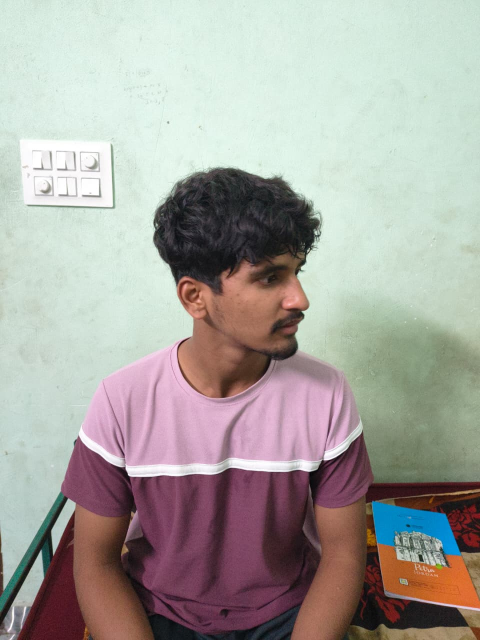
#> input picture backend/data/known_faces/farmer_Basava/farmer_Basava_1.jpg, 960 x 1280 px (shown at 1/2 size)
$ python test_lbph_model.py
#> lines starting #> are read from the running program, lines starting #| are printed output that depends on the picture; after the words box and inside, x2 and y2 are one past the last pixel; in counts of white or black regions, pixels touching at a corner belong together
"""
LBPH Face Recognition Model Tester
Interactive testing with webcam or test images
"""

import cv2
import numpy as np
import os
from pathlib import Path
import pickle
import sys

class LBPHModelTester:
    def __init__(self):
        # Initialize LBPH recognizer with same parameters as training
        # NOTE: threshold parameter is NOT used for recognition decision
        # It's the max distance - we check confidence manually instead
        self.face_recognizer = cv2.face.LBPHFaceRecognizer_create(
            radius=2,
            neighbors=16,
            grid_x=8,
            grid_y=8
        )

        # Initialize Haar Cascade for face detection
        cascade_path = cv2.data.haarcascades + 'haarcascade_frontalface_default.xml'
        self.face_cascade = cv2.CascadeClassifier(cascade_path)

        self.training_data = []
        self.labels = []
        self.label_map = {}
        self.name_map = {}
        self.is_trained = False

    def load_and_train(self, known_faces_dir='data/known_faces'):
        """Load training data and train the model in memory"""
#> called with known_faces_dir = 'data/known_faces'
        print("\n" + "="*70)
        print("LOADING AND TRAINING LBPH MODEL")
        print("="*70)

        known_faces_path = Path(known_faces_dir)
        if not known_faces_path.exists():
            print(f"[ERROR] Training directory not found: {known_faces_dir}")
            return False

        # Load training images
        current_label = 0
        person_dirs = [d for d in known_faces_path.iterdir() if d.is_dir()]

        for person_dir in person_dirs:
            person_name = person_dir.name
            print(f"\nLoading: {person_name}")

            image_files = list(person_dir.glob('*.jpg')) + list(person_dir.glob('*.png'))
            faces_loaded = 0

            for img_path in image_files:
                img = cv2.imread(str(img_path))
#> img is the input picture: shape (1280, 960, 3); mean B, G, R 159.8, 165.2, 168.3
                if img is None:
                    continue

                gray = cv2.cvtColor(img, cv2.COLOR_BGR2GRAY)
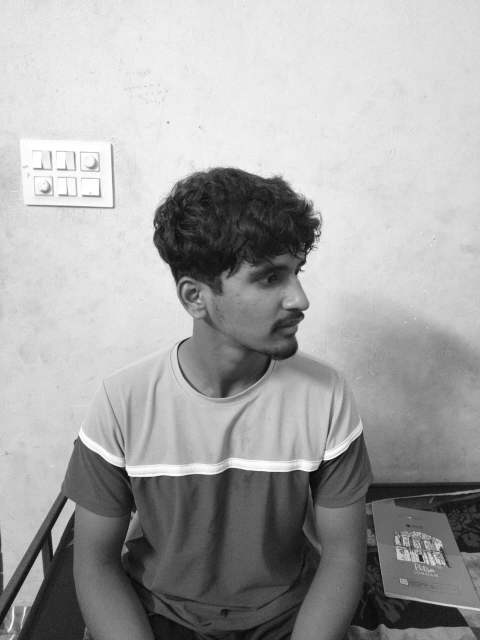
#> gray: shape (1280, 960) (shown at 1/2 size); min 1, max 255, mean 165.6
                faces = self.face_cascade.detectMultiScale(
                    gray, scaleFactor=1.1, minNeighbors=5, minSize=(30, 30)
                )
#> faces = ()

                if len(faces) > 0:
                    x, y, w, h = faces[0]
                    face_roi = gray[y:y+h, x:x+w]
                    face_resized = cv2.resize(face_roi, (100, 100))

                    self.training_data.append(face_resized)
                    self.labels.append(current_label)
                    faces_loaded += 1

            if faces_loaded > 0:
                self.label_map[current_label] = person_name
                self.name_map[person_name] = current_label
                print(f"  [OK] {faces_loaded} images")
                current_label += 1

        if len(self.training_data) == 0:
            print("\n[ERROR] No training data loaded!")
            return False

        # Train the model
        print(f"\nTraining model with {len(self.training_data)} face images...")
        self.face_recognizer.train(self.training_data, np.array(self.labels))
        self.is_trained = True

        print("[OK] Model trained successfully!")
        print("\nAuthorized Personnel:")
        for label, name in self.label_map.items():
            count = self.labels.count(label)
            print(f"  {count:2d} images - {name}")
#> this loop made 1 pass
#> (label, name) on pass 1: (0, 'farmer_Basava')
#> the answer given: 1

        return True

    def get_recognition_status(self, confidence):
        """Determine recognition status based on confidence threshold"""
        # LBPH confidence: Lower = Better match
        # Adjusted thresholds for live testing (more lenient)
        if confidence <= 80:
            return "AUTHORIZED", (0, 255, 0)  # Green
        elif confidence <= 100:
            return "UNCERTAIN", (0, 165, 255)  # Orange
        else:
            return "INTRUDER", (0, 0, 255)  # Red

    def test_with_webcam(self):
        """Test model with live webcam feed"""
        if not self.is_trained:
            print("[ERROR] Model not trained!")
            return

        print("\n" + "="*70)
        print("WEBCAM TEST MODE")
        print("="*70)
        print("\nInstructions:")
        print("  - Position your face in front of the camera")
        print("  - Press 'q' to quit")
        print("  - Press 's' to save screenshot")
        print("\nStarting webcam...")

        cap = cv2.VideoCapture(0)

        if not cap.isOpened():
            print("[ERROR] Could not open webcam!")
            return

        screenshot_count = 0

        while True:
            ret, frame = cap.read()
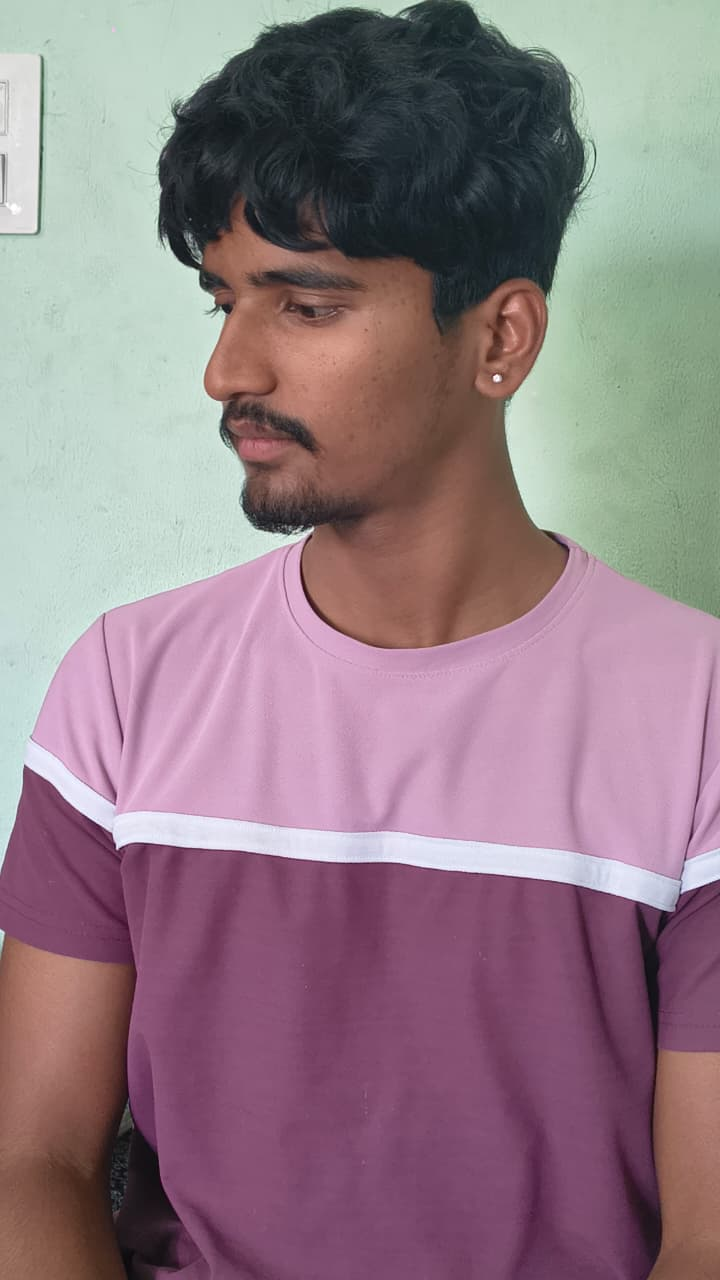
#> input picture backend/data/known_faces/farmer_Basava/farmer_Basava_12.jpg, 720 x 1280 px, given in place of the camera
#> frame is the input picture: shape (1280, 720, 3); mean B, G, R 132.8, 124.5, 145.8
            if not ret:
                print("[ERROR] Failed to grab frame")
                break

            # Convert to grayscale for face detection
            gray = cv2.cvtColor(frame, cv2.COLOR_BGR2GRAY)
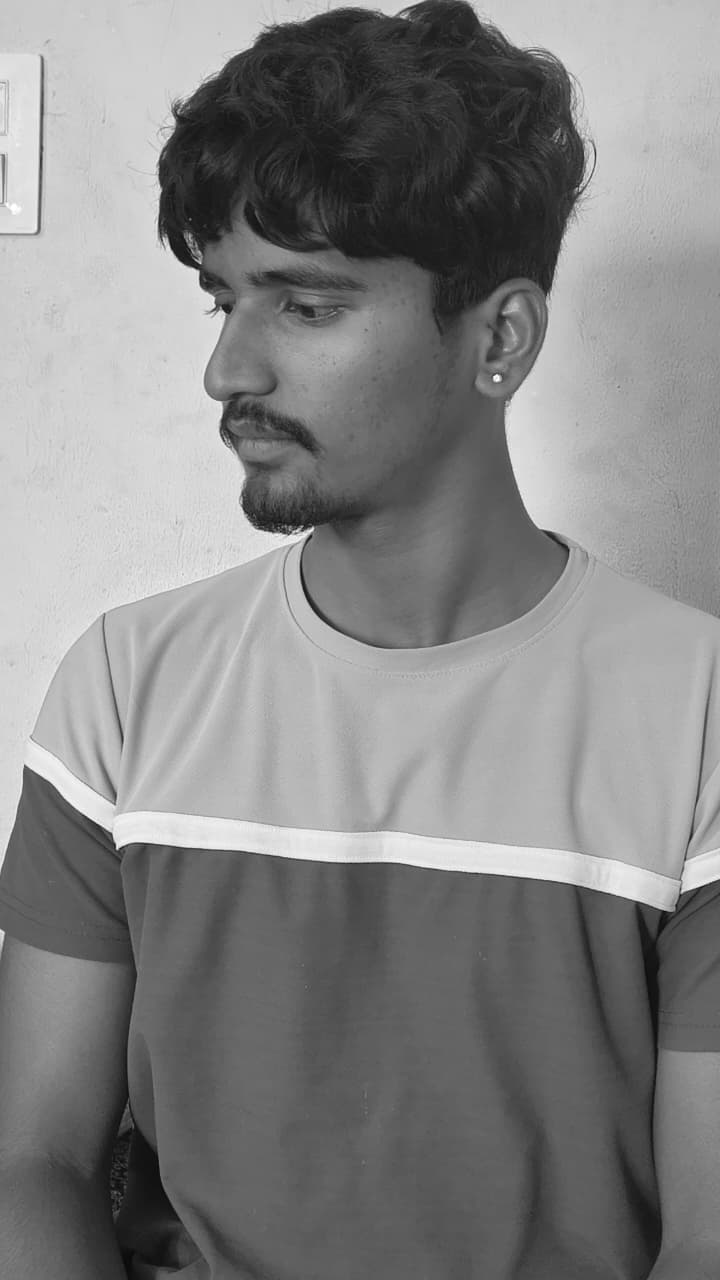
#> gray: shape (1280, 720); min 8, max 255, mean 131.9

            # Detect faces
            faces = self.face_cascade.detectMultiScale(
                gray,
                scaleFactor=1.1,
                minNeighbors=5,
                minSize=(30, 30)
            )
#> faces = [[94, 165, 333, 333]]

            # Process each detected face
            for (x, y, w, h) in faces:
                # Extract face ROI
                face_roi = gray[y:y+h, x:x+w]
                face_resized = cv2.resize(face_roi, (100, 100))

                # Recognize face
                label, confidence = self.face_recognizer.predict(face_resized)

                # Get status and color
                status, color = self.get_recognition_status(confidence)

                # Get person name
                if confidence <= 100:
                    person_name = self.label_map.get(label, "Unknown")
                else:
                    person_name = "Unknown"

                # Draw rectangle around face
                cv2.rectangle(frame, (x, y), (x+w, y+h), color, 2)

                # Prepare text
                if status == "AUTHORIZED":
                    text = f"{status}: {person_name}"
                    conf_text = f"Confidence: {confidence:.1f}"
                elif status == "UNCERTAIN":
                    text = f"{status}: {person_name}?"
                    conf_text = f"Confidence: {confidence:.1f}"
                else:
                    text = f"{status}: {person_name}"
                    conf_text = f"Confidence: {confidence:.1f}"

                # Draw text background
                text_size = cv2.getTextSize(text, cv2.FONT_HERSHEY_SIMPLEX, 0.6, 2)[0]
                cv2.rectangle(frame, (x, y-35), (x+text_size[0]+10, y), color, -1)

                # Draw text
                cv2.putText(frame, text, (x+5, y-20),
                           cv2.FONT_HERSHEY_SIMPLEX, 0.6, (255, 255, 255), 2)
                cv2.putText(frame, conf_text, (x+5, y-5),
                           cv2.FONT_HERSHEY_SIMPLEX, 0.5, (255, 255, 255), 1)
#> this loop made 1 pass
#> (x, y, w, h, label, confidence, status, color) on pass 1: (94, 165, 333, 333, 0, 0, 'AUTHORIZED', (0, 255, 0))
#> pass 1, in test_with_webcam, `face_roi = gray[y:y+h, x:x+w]`:
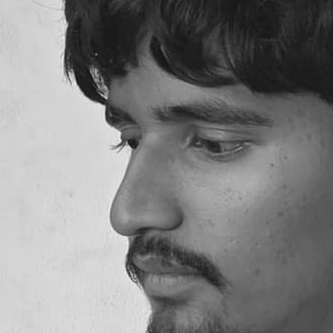
#> face_roi: shape (333, 333); min 11, max 241, mean 127.6
#> after the loop:
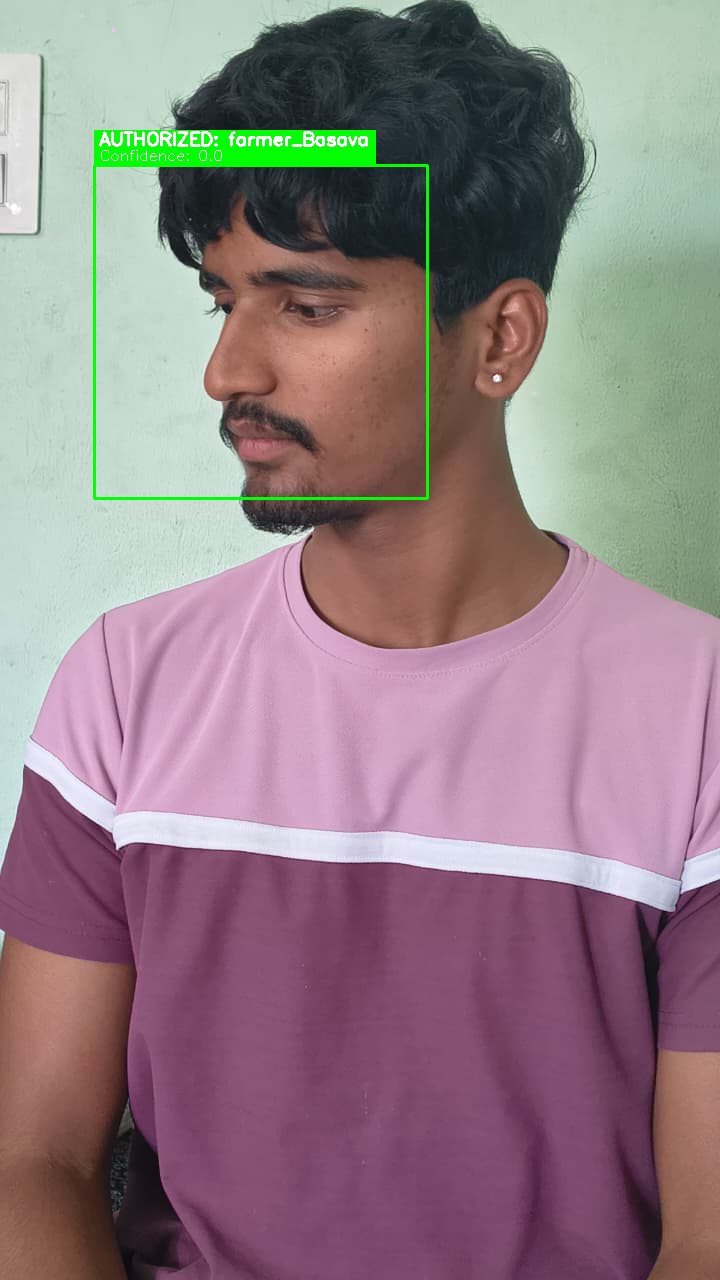
#> frame: shape (1280, 720, 3); 1.47% of pixels changed, all inside (x1, y1, x2, y2) = (93, 130, 429, 500)

            # Display info overlay
            info_text = f"Faces: {len(faces)} | Press 'q' to quit, 's' to screenshot"
            cv2.putText(frame, info_text, (10, 30),
                       cv2.FONT_HERSHEY_SIMPLEX, 0.7, (255, 255, 255), 2)
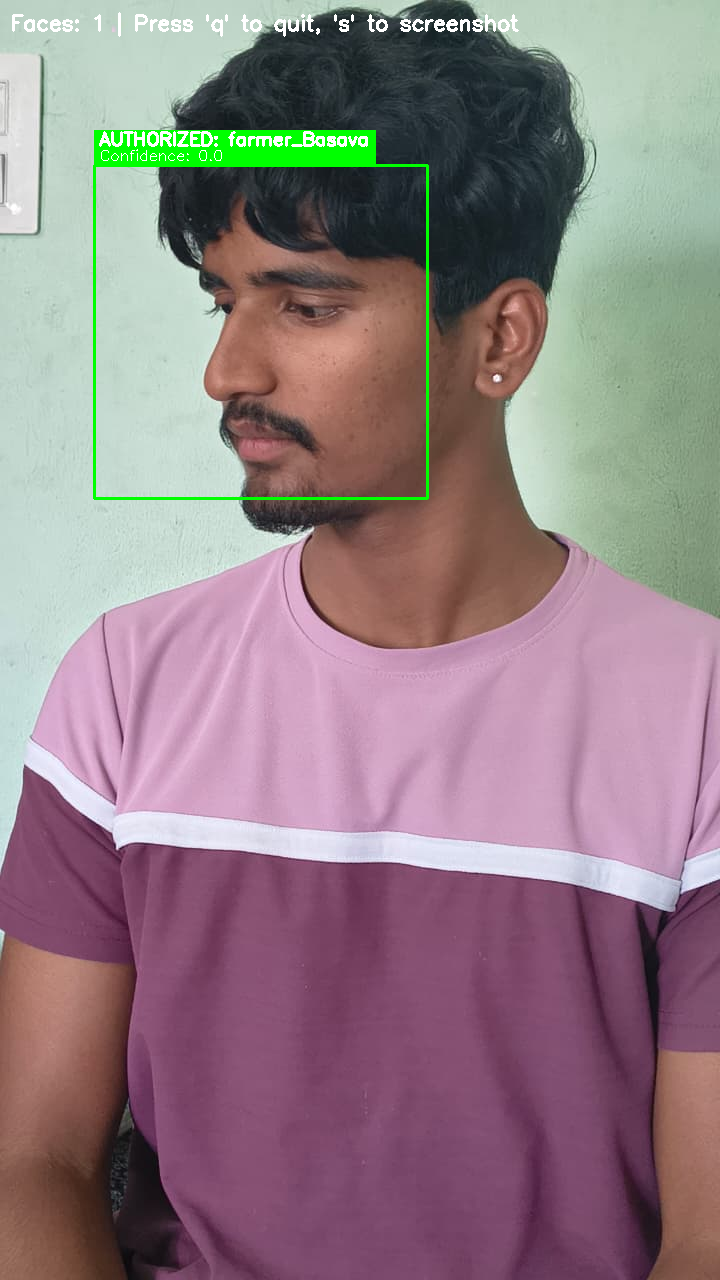
#> frame: shape (1280, 720, 3); 0.31% of pixels changed, all inside (x1, y1, x2, y2) = (12, 12, 519, 37)

            # Show frame
            cv2.imshow('LBPH Face Recognition Test', frame)

            # Handle key presses
            key = cv2.waitKey(1) & 0xFF
#> (key q is pressed here)
            if key == ord('q'):
                print("\n[INFO] Exiting...")
                break
            elif key == ord('s'):
                screenshot_count += 1
                filename = f'test_screenshot_{screenshot_count}.jpg'
                cv2.imwrite(filename, frame)
                print(f"[INFO] Screenshot saved: {filename}")

        cap.release()
        cv2.destroyAllWindows()
        print("[INFO] Webcam test completed")

    # [190 lines left out: functions test_with_image, test_with_directory, not called in this run]


def print_menu():
    """Print the main menu"""
    print("\n" + "="*70)
    print("LBPH FACE RECOGNITION MODEL TESTER")
    print("="*70)
    print("\nTest Options:")
    print("  1. Test with Webcam (Live)")
    print("  2. Test with Single Image")
    print("  3. Test with Directory (Batch)")
    print("  4. Exit")
    print("="*70)


def main():
    print("\n" + "="*70)
    print("INITIALIZING LBPH FACE RECOGNITION TESTER")
    print("="*70)

    tester = LBPHModelTester()

    # Load and train the model
    if not tester.load_and_train('data/known_faces'):
        print("\n[ERROR] Failed to load and train model!")
        return

    # Main menu loop
    while True:
        print_menu()
#> (the run stopped early here; a loop or call above may not have finished)
